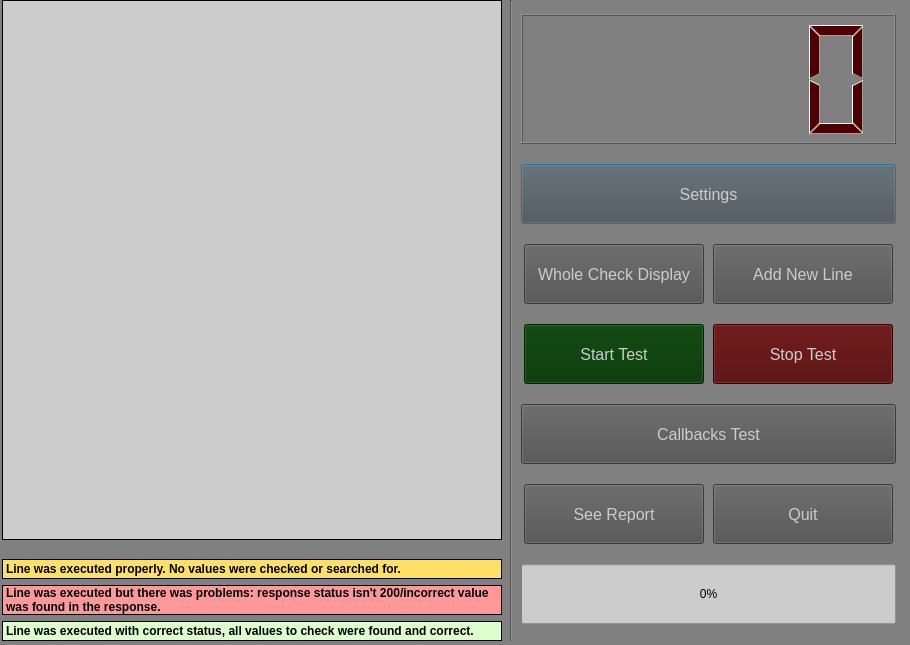
<?xml version="1.0" encoding="UTF-8"?>
<ui version="4.0">
 <class>Dialog</class>
 <widget class="QDialog" name="Dialog">
  <property name="geometry">
   <rect>
    <x>0</x>
    <y>0</y>
    <width>910</width>
    <height>645</height>
   </rect>
  </property>
  <property name="minimumSize">
   <size>
    <width>910</width>
    <height>645</height>
   </size>
  </property>
  <property name="maximumSize">
   <size>
    <width>910</width>
    <height>645</height>
   </size>
  </property>
  <property name="windowTitle">
   <string>API Test v1.2</string>
  </property>
  <property name="windowIcon">
   <iconset>
    <normaloff>logo.jpg</normaloff>logo.jpg</iconset>
  </property>
  <property name="styleSheet">
   <string notr="true">background: rgb(128,128, 128)</string>
  </property>
  <widget class="QWidget" name="horizontalLayoutWidget_2">
   <property name="geometry">
    <rect>
     <x>0</x>
     <y>0</y>
     <width>901</width>
     <height>641</height>
    </rect>
   </property>
   <layout class="QHBoxLayout" name="horizontalLayout_5">
    <item>
     <layout class="QVBoxLayout" name="verticalLayout_2">
      <item>
       <widget class="QTableWidget" name="tableWidget">
        <property name="minimumSize">
         <size>
          <width>500</width>
          <height>540</height>
         </size>
        </property>
        <property name="maximumSize">
         <size>
          <width>500</width>
          <height>540</height>
         </size>
        </property>
        <property name="font">
         <font>
          <pointsize>9</pointsize>
         </font>
        </property>
        <property name="styleSheet">
         <string notr="true">background:rgb(204,204,204);
border: 1px solid black;
</string>
        </property>
       </widget>
      </item>
      <item>
       <spacer name="verticalSpacer">
        <property name="orientation">
         <enum>Qt::Vertical</enum>
        </property>
        <property name="sizeHint" stdset="0">
         <size>
          <width>20</width>
          <height>10</height>
         </size>
        </property>
       </spacer>
      </item>
      <item>
       <widget class="QLabel" name="label">
        <property name="minimumSize">
         <size>
          <width>500</width>
          <height>20</height>
         </size>
        </property>
        <property name="maximumSize">
         <size>
          <width>500</width>
          <height>20</height>
         </size>
        </property>
        <property name="font">
         <font>
          <weight>75</weight>
          <bold>true</bold>
         </font>
        </property>
        <property name="styleSheet">
         <string notr="true">background:rgb(255, 224, 102);
border: 1px solid black;</string>
        </property>
        <property name="text">
         <string>Line was executed properly. No values were checked or searched for.</string>
        </property>
       </widget>
      </item>
      <item>
       <widget class="QLabel" name="label_2">
        <property name="minimumSize">
         <size>
          <width>500</width>
          <height>30</height>
         </size>
        </property>
        <property name="maximumSize">
         <size>
          <width>500</width>
          <height>30</height>
         </size>
        </property>
        <property name="font">
         <font>
          <weight>75</weight>
          <bold>true</bold>
         </font>
        </property>
        <property name="styleSheet">
         <string notr="true">background:rgb(255, 153, 153);
border: 1px solid black;</string>
        </property>
        <property name="text">
         <string>Line was executed but there was problems: response status isn't 200/incorrect value was found in the response.</string>
        </property>
        <property name="wordWrap">
         <bool>true</bool>
        </property>
       </widget>
      </item>
      <item>
       <widget class="QLabel" name="label_3">
        <property name="minimumSize">
         <size>
          <width>500</width>
          <height>20</height>
         </size>
        </property>
        <property name="maximumSize">
         <size>
          <width>500</width>
          <height>20</height>
         </size>
        </property>
        <property name="font">
         <font>
          <weight>75</weight>
          <bold>true</bold>
         </font>
        </property>
        <property name="styleSheet">
         <string notr="true">background:rgb(221, 255, 204);
border: 1px solid black;</string>
        </property>
        <property name="text">
         <string>Line was executed with correct status, all values to check were found and correct.</string>
        </property>
       </widget>
      </item>
     </layout>
    </item>
    <item>
     <widget class="Line" name="line">
      <property name="orientation">
       <enum>Qt::Vertical</enum>
      </property>
     </widget>
    </item>
    <item>
     <layout class="QVBoxLayout" name="verticalLayout">
      <property name="spacing">
       <number>6</number>
      </property>
      <property name="leftMargin">
       <number>0</number>
      </property>
      <item>
       <widget class="QLCDNumber" name="errorNumber">
        <property name="minimumSize">
         <size>
          <width>375</width>
          <height>130</height>
         </size>
        </property>
        <property name="maximumSize">
         <size>
          <width>375</width>
          <height>130</height>
         </size>
        </property>
        <property name="styleSheet">
         <string notr="true">color:rgb(77, 0, 0);</string>
        </property>
       </widget>
      </item>
      <item>
       <widget class="QPushButton" name="settingsBtn">
        <property name="minimumSize">
         <size>
          <width>375</width>
          <height>60</height>
         </size>
        </property>
        <property name="maximumSize">
         <size>
          <width>375</width>
          <height>60</height>
         </size>
        </property>
        <property name="font">
         <font>
          <pointsize>12</pointsize>
         </font>
        </property>
        <property name="cursor">
         <cursorShape>OpenHandCursor</cursorShape>
        </property>
        <property name="toolTip">
         <string/>
        </property>
        <property name="styleSheet">
         <string notr="true">background:rgb(80,80,80);
color: rgb(204,204,204);</string>
        </property>
        <property name="text">
         <string>Settings</string>
        </property>
       </widget>
      </item>
      <item>
       <layout class="QHBoxLayout" name="horizontalLayout_8">
        <item>
         <widget class="QPushButton" name="checkDisplay">
          <property name="minimumSize">
           <size>
            <width>180</width>
            <height>60</height>
           </size>
          </property>
          <property name="maximumSize">
           <size>
            <width>180</width>
            <height>60</height>
           </size>
          </property>
          <property name="font">
           <font>
            <pointsize>12</pointsize>
           </font>
          </property>
          <property name="cursor">
           <cursorShape>OpenHandCursor</cursorShape>
          </property>
          <property name="toolTip">
           <string>&lt;html&gt;&lt;head/&gt;&lt;body&gt;&lt;p align=&quot;center&quot;&gt;&lt;span style=&quot; font-size:12pt; color:#000000;&quot;&gt;You can check individual lines. By clicking here you can select and test individual lines one at a time.&lt;/span&gt;&lt;/p&gt;&lt;/body&gt;&lt;/html&gt;</string>
          </property>
          <property name="styleSheet">
           <string notr="true">background:rgb(80,80,80);
color: rgb(204,204,204);</string>
          </property>
          <property name="text">
           <string>Whole Check Display</string>
          </property>
         </widget>
        </item>
        <item>
         <widget class="QPushButton" name="fileLoad">
          <property name="minimumSize">
           <size>
            <width>180</width>
            <height>60</height>
           </size>
          </property>
          <property name="maximumSize">
           <size>
            <width>180</width>
            <height>60</height>
           </size>
          </property>
          <property name="font">
           <font>
            <pointsize>12</pointsize>
           </font>
          </property>
          <property name="cursor">
           <cursorShape>OpenHandCursor</cursorShape>
          </property>
          <property name="toolTip">
           <string>&lt;html&gt;&lt;head/&gt;&lt;body&gt;&lt;p align=&quot;center&quot;&gt;&lt;span style=&quot; font-size:12pt; color:#000000;&quot;&gt;To add new test lines click here.&lt;/span&gt;&lt;/p&gt;&lt;/body&gt;&lt;/html&gt;</string>
          </property>
          <property name="styleSheet">
           <string notr="true">background:rgb(80,80,80);
color: rgb(204,204,204);</string>
          </property>
          <property name="text">
           <string>Add New Line</string>
          </property>
         </widget>
        </item>
       </layout>
      </item>
      <item>
       <layout class="QHBoxLayout" name="horizontalLayout_9">
        <item>
         <widget class="QPushButton" name="startBtn">
          <property name="sizePolicy">
           <sizepolicy hsizetype="Fixed" vsizetype="Fixed">
            <horstretch>97</horstretch>
            <verstretch>60</verstretch>
           </sizepolicy>
          </property>
          <property name="minimumSize">
           <size>
            <width>180</width>
            <height>60</height>
           </size>
          </property>
          <property name="maximumSize">
           <size>
            <width>180</width>
            <height>60</height>
           </size>
          </property>
          <property name="font">
           <font>
            <pointsize>12</pointsize>
           </font>
          </property>
          <property name="cursor">
           <cursorShape>OpenHandCursor</cursorShape>
          </property>
          <property name="styleSheet">
           <string notr="true">background:rgb(0, 51, 0);
color: rgb(204,204,204);</string>
          </property>
          <property name="text">
           <string>Start Test</string>
          </property>
          <property name="iconSize">
           <size>
            <width>24</width>
            <height>24</height>
           </size>
          </property>
         </widget>
        </item>
        <item>
         <widget class="QPushButton" name="stopBtn">
          <property name="minimumSize">
           <size>
            <width>180</width>
            <height>60</height>
           </size>
          </property>
          <property name="maximumSize">
           <size>
            <width>180</width>
            <height>60</height>
           </size>
          </property>
          <property name="font">
           <font>
            <pointsize>12</pointsize>
           </font>
          </property>
          <property name="cursor">
           <cursorShape>OpenHandCursor</cursorShape>
          </property>
          <property name="styleSheet">
           <string notr="true">background:rgb(77, 0, 0);
color: rgb(204,204,204);</string>
          </property>
          <property name="text">
           <string>Stop Test</string>
          </property>
         </widget>
        </item>
       </layout>
      </item>
      <item>
       <widget class="QPushButton" name="ad_proj">
        <property name="minimumSize">
         <size>
          <width>375</width>
          <height>60</height>
         </size>
        </property>
        <property name="maximumSize">
         <size>
          <width>375</width>
          <height>60</height>
         </size>
        </property>
        <property name="font">
         <font>
          <pointsize>12</pointsize>
         </font>
        </property>
        <property name="cursor">
         <cursorShape>OpenHandCursor</cursorShape>
        </property>
        <property name="styleSheet">
         <string notr="true">background:rgb(80,80,80);
color: rgb(204,204,204);</string>
        </property>
        <property name="text">
         <string>Callbacks Test</string>
        </property>
       </widget>
      </item>
      <item>
       <layout class="QHBoxLayout" name="horizontalLayout_10">
        <item>
         <widget class="QPushButton" name="reportBtn">
          <property name="minimumSize">
           <size>
            <width>180</width>
            <height>60</height>
           </size>
          </property>
          <property name="maximumSize">
           <size>
            <width>180</width>
            <height>60</height>
           </size>
          </property>
          <property name="font">
           <font>
            <pointsize>12</pointsize>
           </font>
          </property>
          <property name="cursor">
           <cursorShape>OpenHandCursor</cursorShape>
          </property>
          <property name="toolTip">
           <string>&lt;html&gt;&lt;head/&gt;&lt;body&gt;&lt;p align=&quot;center&quot;&gt;&lt;span style=&quot; font-size:12pt;color:black&quot;&gt;Click here to see the report after the test is finished.&lt;/span&gt;&lt;/p&gt;&lt;/body&gt;&lt;/html&gt;</string>
          </property>
          <property name="styleSheet">
           <string notr="true">background:rgb(80,80,80);
color: rgb(204,204,204);</string>
          </property>
          <property name="text">
           <string>See Report</string>
          </property>
         </widget>
        </item>
        <item>
         <widget class="QPushButton" name="pushButton_2">
          <property name="minimumSize">
           <size>
            <width>180</width>
            <height>60</height>
           </size>
          </property>
          <property name="maximumSize">
           <size>
            <width>180</width>
            <height>60</height>
           </size>
          </property>
          <property name="font">
           <font>
            <pointsize>12</pointsize>
           </font>
          </property>
          <property name="cursor">
           <cursorShape>OpenHandCursor</cursorShape>
          </property>
          <property name="styleSheet">
           <string notr="true">background:rgb(80,80,80);
color: rgb(204,204,204);</string>
          </property>
          <property name="text">
           <string>Quit</string>
          </property>
         </widget>
        </item>
       </layout>
      </item>
      <item>
       <widget class="QProgressBar" name="progressBar">
        <property name="minimumSize">
         <size>
          <width>375</width>
          <height>60</height>
         </size>
        </property>
        <property name="maximumSize">
         <size>
          <width>375</width>
          <height>60</height>
         </size>
        </property>
        <property name="styleSheet">
         <string notr="true">background:rgb(204,204,204);</string>
        </property>
        <property name="value">
         <number>0</number>
        </property>
       </widget>
      </item>
     </layout>
    </item>
   </layout>
  </widget>
 </widget>
 <resources/>
 <connections/>
</ui>
